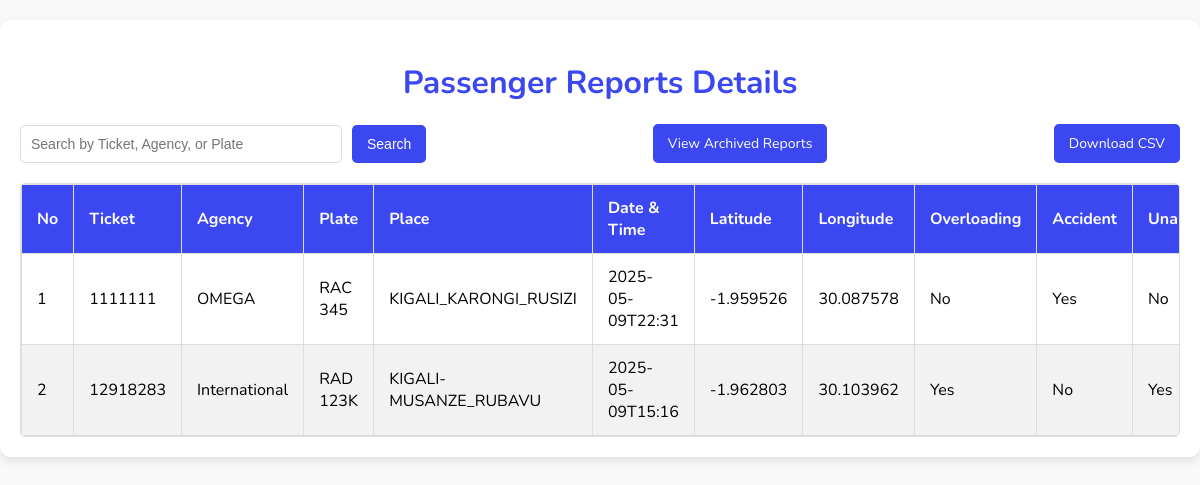
Page /Dashboard/passengerdetails.php on the committed database.
### tables this page shows
CREATE TABLE `passenger_report` (
  `id` int(55) NOT NULL,
  `ticket` varchar(50) NOT NULL,
  `agency` varchar(50) NOT NULL,
  `plate` varchar(50) NOT NULL,
  `place` varchar(50) NOT NULL,
  `datetime` varchar(80) NOT NULL,
  `upload` varchar(79) NOT NULL,
  `latitude` varchar(59) NOT NULL,
  `longitude` varchar(50) NOT NULL,
  `overloading` varchar(20) NOT NULL,
  `accident` varchar(20) NOT NULL,
  `unauthorized` varchar(50) NOT NULL,
  `description` text NOT NULL,
  `archived` tinyint(1) DEFAULT 0
);

### Dashboard/passengerdetails.php (the view, shortened to what this page needs)
<?php
include '../conn.php';
$isArchived = isset($_GET['archived']) && $_GET['archived'] == 1;
$sql = "SELECT * FROM passenger_report WHERE archived = " . ($isArchived ? 1 : 0) . " ORDER BY datetime DESC";
$result = mysqli_query($conn, $sql);
?>
<!DOCTYPE html>
<html lang="en">
<head>
</head>
<body>
  <div class="container">
    <h1>Passenger Reports Details</h1>
    <div class="actions">
      <form method="GET" style="display: flex; gap: 10px;">
        <input type="text" name="search" placeholder="Search by Ticket, Agency, or Plate" value="<?php echo isset($_GET['search']) ? htmlspecialchars($_GET['search']) : ''; ?>">
        <button type="submit">Search</button>
      </form>
      <a href="?archived=<?php echo $isArchived ? 0 : 1; ?>">
        <?php echo $isArchived ? 'View Active Reports' : 'View Archived Reports'; ?>
      </a>
      <a href="?download_csv=1">Download CSV</a>
    </div>
    <?php if (mysqli_num_rows($result) > 0): ?>
      <div class="table-container">
        <table>
          <thead>
            <tr>
              <th>No</th>
              <th>Ticket</th>
              <th>Agency</th>
              <th>Plate</th>
              <th>Place</th>
              <th>Date & Time</th>
              <th>Latitude</th>
              <th>Longitude</th>
              <th>Overloading</th>
              <th>Accident</th>
              <th>Unauthorized</th>
            </tr>
          </thead>
          <tbody>
            <?php $counter = 1; ?>
            <?php while ($row = mysqli_fetch_assoc($result)): ?>
              <tr>
                <td><?php echo $counter++; ?></td>
                <td><?php echo htmlspecialchars($row['ticket']); ?></td>
                <td><?php echo htmlspecialchars($row['agency']); ?></td>
                <td><?php echo htmlspecialchars($row['plate']); ?></td>
                <td><?php echo htmlspecialchars($row['place']); ?></td>
                <td><?php echo htmlspecialchars($row['datetime']); ?></td>
                <td><?php echo htmlspecialchars($row['latitude']); ?></td>
                <td><?php echo htmlspecialchars($row['longitude']); ?></td>
                <td><?php echo $row['overloading'] ? 'Yes' : 'No'; ?></td>
                <td><?php echo $row['accident'] ? 'Yes' : 'No'; ?></td>
                <td><?php echo $row['unauthorized'] ? 'Yes' : 'No'; ?></td>
              </tr>
            <?php endwhile; ?>
          </tbody>
        </table>
      </div>
    <?php else: ?>
      <p class="no-data">No passenger reports found.</p>
    <?php endif; ?>
  </div>
</body>
</html>

### Dashboard/passengerdetails.php (style rules this page uses)
body { font-family: 'Nunito', sans-serif; background-color: #f9f9f9; margin: 0; padding: 0; }
.container { max-width: 1200px; margin: 20px auto; padding: 20px; background-color: #ffffff; border-radius: 10px; box-shadow: 0 4px 10px rgba(0, 0, 0, 0.1); }
h1 { text-align: center; color: #3b47f1; margin-bottom: 20px; }
.actions { display: flex; justify-content: space-between; align-items: center; margin-bottom: 20px; }
.actions a, .actions button { padding: 10px 15px; background-color: #3b47f1; color: white; text-decoration: none; border-radius: 5px; font-size: 14px; cursor: pointer; transition: background-color 0.3s ease; border: none; }
.actions input[type="text"] { padding: 10px; border: 1px solid #ddd; border-radius: 5px; font-size: 14px; width: 300px; }
.table-container { max-height: 400px; overflow-y: auto; border: 1px solid #ddd; border-radius: 5px; }
table { width: 100%; border-collapse: collapse; }
table th, table td { padding: 12px 15px; text-align: left; border: 1px solid #ddd; }
table th { background-color: #3b47f1; color: white; font-weight: bold; position: sticky; top: 0; z-index: 1; }
table tr:nth-child(even) { background-color: #f2f2f2; }

### rows in the picture
passenger_report: ticket "1111111", agency "OMEGA", plate "RAC 345", place "KIGALI_KARONGI_RUSIZI", datetime "2025-05-09T22:31", latitude "-1.959526", longitude "30.087578", overloading "No", accident "Yes", unauthorized "No"
passenger_report: ticket "12918283", agency "International", plate "RAD 123K", place "KIGALI-MUSANZE_RUBAVU", datetime "2025-05-09T15:16", latitude "-1.962803", longitude "30.103962", overloading "Yes", accident "No", unauthorized "Yes"
